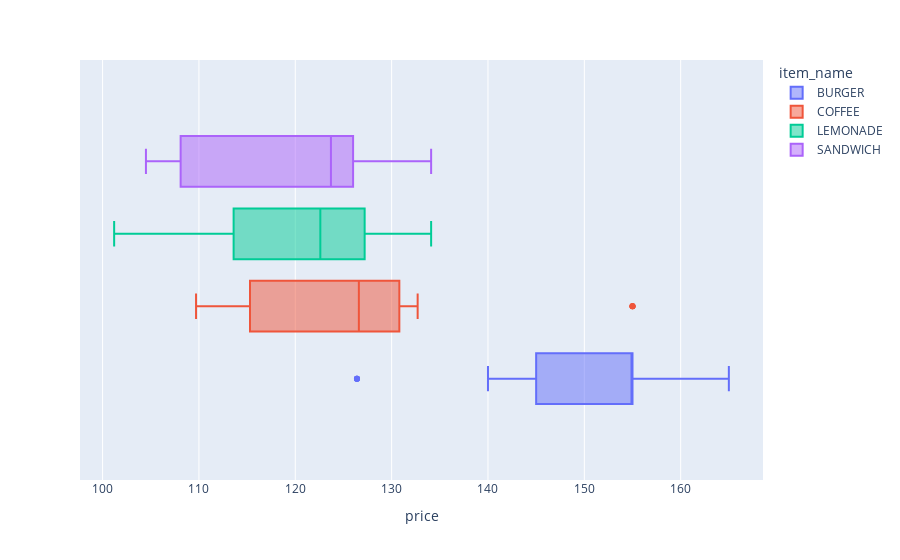

The notebook cell this image was saved under:
### Markdown cell above
We can use box plot visualization for detecting outliers observations in our dataset.

### Code cell
px.box(df, x='price', color='item_name')

### Figure 1 — Plotly figure (JSON) as saved in the notebook; plotly's stock layout.template omitted (floating-point values rounded to 4 significant figures; data arrays with more than 128 entries replaced by an {"elided": "..."} marker saying what was removed)
{"data": [{"alignmentgroup": "True", "hovertemplate": "item_name=BURGER<br>price=%{x}<extra></extra>", "legendgroup": "BURGER", "marker": {"color": "#636efa"}, "name": "BURGER", "notched": false, "offsetgroup": "BURGER", "orientation": "h", "showlegend": true, "type": "box", "x": {"elided": "1355 float values"}, "x0": " ", "xaxis": "x", "y0": " ", "yaxis": "y"}, {"alignmentgroup": "True", "hovertemplate": "item_name=COFFEE<br>price=%{x}<extra></extra>", "legendgroup": "COFFEE", "marker": {"color": "#EF553B"}, "name": "COFFEE", "notched": false, "offsetgroup": "COFFEE", "orientation": "h", "showlegend": true, "type": "box", "x": {"elided": "1355 float values"}, "x0": " ", "xaxis": "x", "y0": " ", "yaxis": "y"}, {"alignmentgroup": "True", "hovertemplate": "item_name=LEMONADE<br>price=%{x}<extra></extra>", "legendgroup": "LEMONADE", "marker": {"color": "#00cc96"}, "name": "LEMONADE", "notched": false, "offsetgroup": "LEMONADE", "orientation": "h", "showlegend": true, "type": "box", "x": {"elided": "1355 float values"}, "x0": " ", "xaxis": "x", "y0": " ", "yaxis": "y"}, {"alignmentgroup": "True", "hovertemplate": "item_name=SANDWICH<br>price=%{x}<extra></extra>", "legendgroup": "SANDWICH", "marker": {"color": "#ab63fa"}, "name": "SANDWICH", "notched": false, "offsetgroup": "SANDWICH", "orientation": "h", "showlegend": true, "type": "box", "x": {"elided": "1355 float values"}, "x0": " ", "xaxis": "x", "y0": " ", "yaxis": "y"}], "layout": {"boxmode": "group", "legend": {"title": {"text": "item_name"}, "tracegroupgap": 0}, "margin": {"t": 60}, "xaxis": {"anchor": "y", "domain": [0, 1], "title": {"text": "price"}}, "yaxis": {"anchor": "x", "domain": [0, 1]}}}
